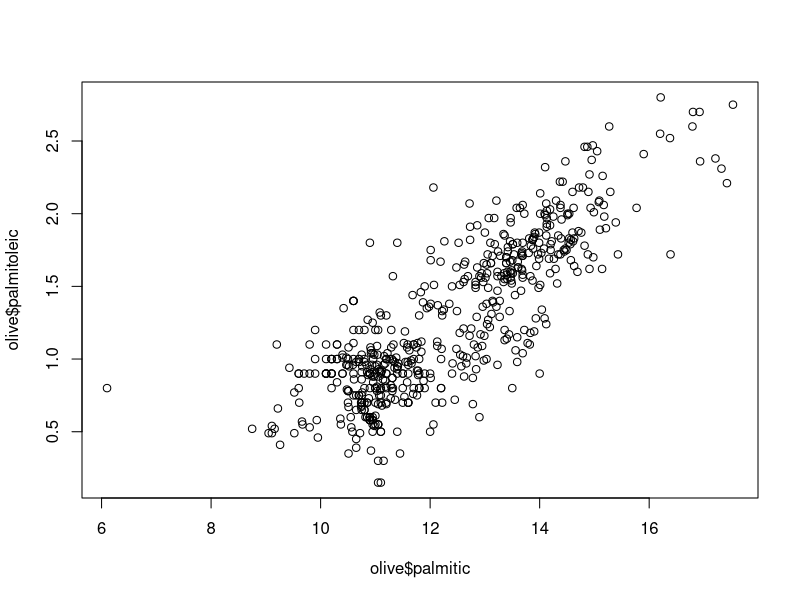

Write the R code that produced this figure. (Note: this script raises an error after producing the figure.)
library(dslabs)
data(olive)
head(olive)


plot(olive$palmitic,olive$palmitoleic)

#perc_eico <- olive

x<-olive$eicosenoic/total_oil*100

hist(olive$eicosenoic)

boxplot(olive$palmitic~olive$region)
